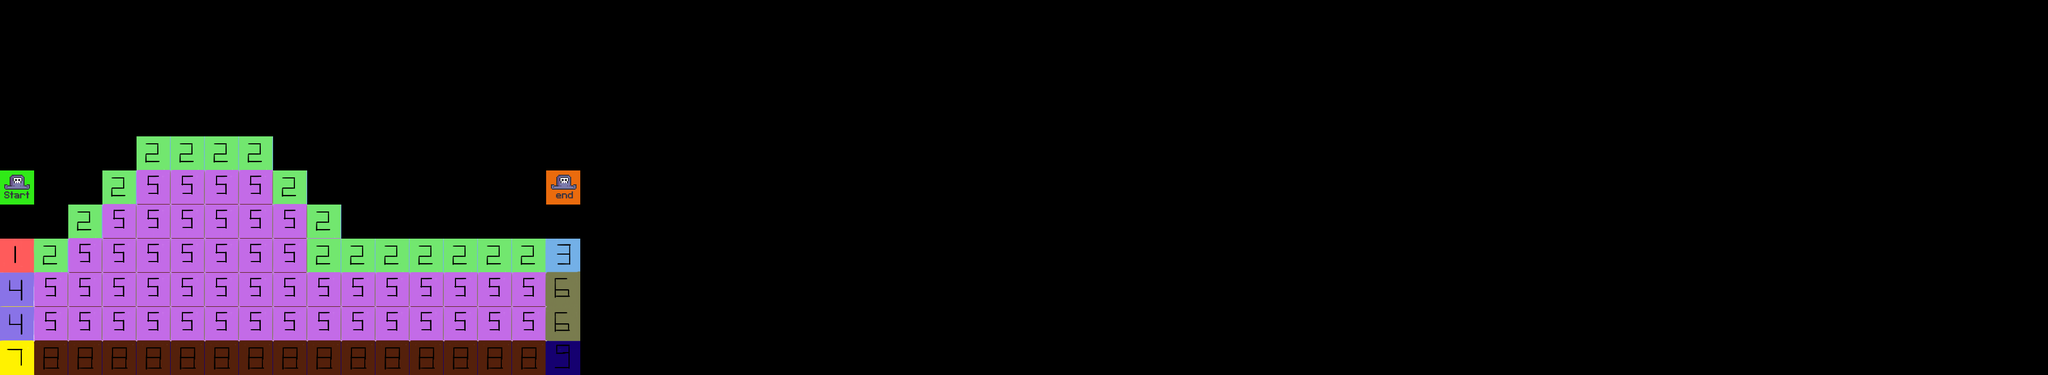

A 2D game scene composited from a Tiled map and its tileset images. What follows is a short description and the map's XML, with every tile layer's data as written:
An orthogonal 60x11 tile map with 64x64 px tiles, 2 tile layers (terrain, character), 2 tilesets.

<map version="1.9" tiledversion="1.9.2" orientation="orthogonal" renderorder="right-down" width="60" height="11" tilewidth="64" tileheight="64" infinite="0" nextlayerid="3" nextobjectid="1">
 <tileset firstgid="1" source="../tilesets/terrain.tsx" />
 <tileset firstgid="10" source="../tilesets/setup.tsx" />
 <layer id="1" name="terrain" width="60" height="11">
  <data encoding="csv">
0,0,0,0,0,0,0,0,0,0,0,0,0,0,0,0,0,0,0,0,0,0,0,0,0,0,0,0,0,0,0,0,0,0,0,0,0,0,0,0,0,0,0,0,0,0,0,0,0,0,0,0,0,0,0,0,0,0,0,0,
0,0,0,0,0,0,0,0,0,0,0,0,0,0,0,0,0,0,0,0,0,0,0,0,0,0,0,0,0,0,0,0,0,0,0,0,0,0,0,0,0,0,0,0,0,0,0,0,0,0,0,0,0,0,0,0,0,0,0,0,
0,0,0,0,0,0,0,0,0,0,0,0,0,0,0,0,0,0,0,0,0,0,0,0,0,0,0,0,0,0,0,0,0,0,0,0,0,0,0,0,0,0,0,0,0,0,0,0,0,0,0,0,0,0,0,0,0,0,0,0,
0,0,0,0,0,0,0,0,0,0,0,0,0,0,0,0,0,0,0,0,0,0,0,0,0,0,0,0,0,0,0,0,0,0,0,0,0,0,0,0,0,0,0,0,0,0,0,0,0,0,0,0,0,0,0,0,0,0,0,0,
0,0,0,0,2,2,2,2,0,0,0,0,0,0,0,0,0,0,0,0,0,0,0,0,0,0,0,0,0,0,0,0,0,0,0,0,0,0,0,0,0,0,0,0,0,0,0,0,0,0,0,0,0,0,0,0,0,0,0,0,
0,0,0,2,5,5,5,5,2,0,0,0,0,0,0,0,0,0,0,0,0,0,0,0,0,0,0,0,0,0,0,0,0,0,0,0,0,0,0,0,0,0,0,0,0,0,0,0,0,0,0,0,0,0,0,0,0,0,0,0,
0,0,2,5,5,5,5,5,5,2,0,0,0,0,0,0,0,0,0,0,0,0,0,0,0,0,0,0,0,0,0,0,0,0,0,0,0,0,0,0,0,0,0,0,0,0,0,0,0,0,0,0,0,0,0,0,0,0,0,0,
1,2,5,5,5,5,5,5,5,2,2,2,2,2,2,2,3,0,0,0,0,0,0,0,0,0,0,0,0,0,0,0,0,0,0,0,0,0,0,0,0,0,0,0,0,0,0,0,0,0,0,0,0,0,0,0,0,0,0,0,
4,5,5,5,5,5,5,5,5,5,5,5,5,5,5,5,6,0,0,0,0,0,0,0,0,0,0,0,0,0,0,0,0,0,0,0,0,0,0,0,0,0,0,0,0,0,0,0,0,0,0,0,0,0,0,0,0,0,0,0,
4,5,5,5,5,5,5,5,5,5,5,5,5,5,5,5,6,0,0,0,0,0,0,0,0,0,0,0,0,0,0,0,0,0,0,0,0,0,0,0,0,0,0,0,0,0,0,0,0,0,0,0,0,0,0,0,0,0,0,0,
7,8,8,8,8,8,8,8,8,8,8,8,8,8,8,8,9,0,0,0,0,0,0,0,0,0,0,0,0,0,0,0,0,0,0,0,0,0,0,0,0,0,0,0,0,0,0,0,0,0,0,0,0,0,0,0,0,0,0,0
</data>
 </layer>
 <layer id="2" name="character" width="60" height="11">
  <data encoding="csv">
0,0,0,0,0,0,0,0,0,0,0,0,0,0,0,0,0,0,0,0,0,0,0,0,0,0,0,0,0,0,0,0,0,0,0,0,0,0,0,0,0,0,0,0,0,0,0,0,0,0,0,0,0,0,0,0,0,0,0,0,
0,0,0,0,0,0,0,0,0,0,0,0,0,0,0,0,0,0,0,0,0,0,0,0,0,0,0,0,0,0,0,0,0,0,0,0,0,0,0,0,0,0,0,0,0,0,0,0,0,0,0,0,0,0,0,0,0,0,0,0,
0,0,0,0,0,0,0,0,0,0,0,0,0,0,0,0,0,0,0,0,0,0,0,0,0,0,0,0,0,0,0,0,0,0,0,0,0,0,0,0,0,0,0,0,0,0,0,0,0,0,0,0,0,0,0,0,0,0,0,0,
0,0,0,0,0,0,0,0,0,0,0,0,0,0,0,0,0,0,0,0,0,0,0,0,0,0,0,0,0,0,0,0,0,0,0,0,0,0,0,0,0,0,0,0,0,0,0,0,0,0,0,0,0,0,0,0,0,0,0,0,
0,0,0,0,0,0,0,0,0,0,0,0,0,0,0,0,0,0,0,0,0,0,0,0,0,0,0,0,0,0,0,0,0,0,0,0,0,0,0,0,0,0,0,0,0,0,0,0,0,0,0,0,0,0,0,0,0,0,0,0,
10,0,0,0,0,0,0,0,0,0,0,0,0,0,0,0,11,0,0,0,0,0,0,0,0,0,0,0,0,0,0,0,0,0,0,0,0,0,0,0,0,0,0,0,0,0,0,0,0,0,0,0,0,0,0,0,0,0,0,0,
0,0,0,0,0,0,0,0,0,0,0,0,0,0,0,0,0,0,0,0,0,0,0,0,0,0,0,0,0,0,0,0,0,0,0,0,0,0,0,0,0,0,0,0,0,0,0,0,0,0,0,0,0,0,0,0,0,0,0,0,
0,0,0,0,0,0,0,0,0,0,0,0,0,0,0,0,0,0,0,0,0,0,0,0,0,0,0,0,0,0,0,0,0,0,0,0,0,0,0,0,0,0,0,0,0,0,0,0,0,0,0,0,0,0,0,0,0,0,0,0,
0,0,0,0,0,0,0,0,0,0,0,0,0,0,0,0,0,0,0,0,0,0,0,0,0,0,0,0,0,0,0,0,0,0,0,0,0,0,0,0,0,0,0,0,0,0,0,0,0,0,0,0,0,0,0,0,0,0,0,0,
0,0,0,0,0,0,0,0,0,0,0,0,0,0,0,0,0,0,0,0,0,0,0,0,0,0,0,0,0,0,0,0,0,0,0,0,0,0,0,0,0,0,0,0,0,0,0,0,0,0,0,0,0,0,0,0,0,0,0,0,
0,0,0,0,0,0,0,0,0,0,0,0,0,0,0,0,0,0,0,0,0,0,0,0,0,0,0,0,0,0,0,0,0,0,0,0,0,0,0,0,0,0,0,0,0,0,0,0,0,0,0,0,0,0,0,0,0,0,0,0
</data>
 </layer>
</map>
